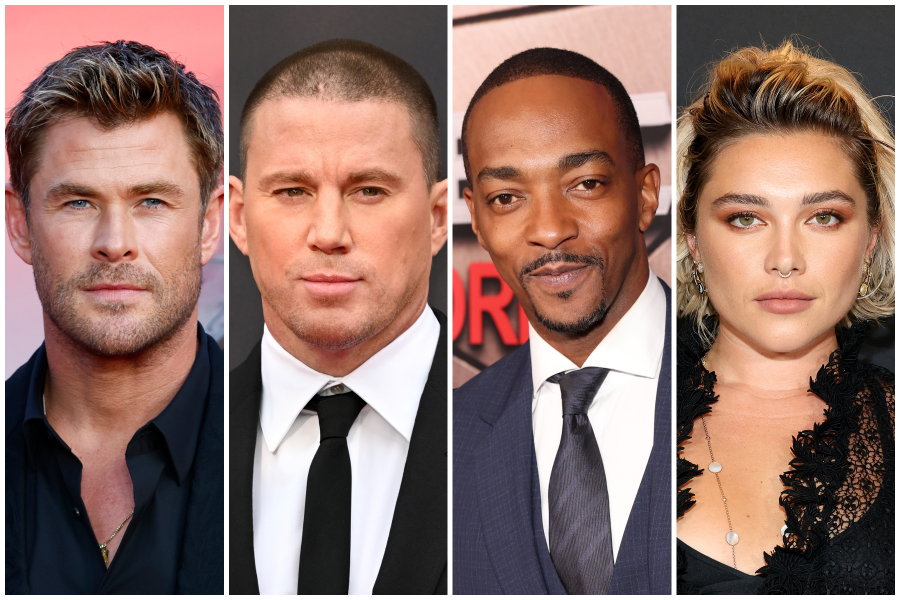
#> input picture preprocessing/imgs/avengerscast.jpg, 1800 x 1200 px, found by its file name (shown at 1/2 size)
$ python facial_extraction.py
#> lines starting #> are read from the running program, lines starting #| are printed output that depends on the picture
import cv2

# Change this to the image you want to extract faces from
TEST_IMAGE = "avengerscast.jpg"

# Load in Haar Cascade Frontal Face algorithm
haar_cascade = cv2.CascadeClassifier("preprocessing/haarcascade_frontalface_default.xml")

# Path for test image
# file_name = f"imgs/{TEST_IMAGE}"
file_name = "preprocessing/imgs/avengerscast.jpg"

# Read the image
img = cv2.imread(file_name)
#> img is the input picture: shape (1200, 1800, 3); mean B, G, R 104, 112.2, 142.1

# Conver the image to grayscale
gray_img = cv2.cvtColor(img, cv2.COLOR_BGR2GRAY)
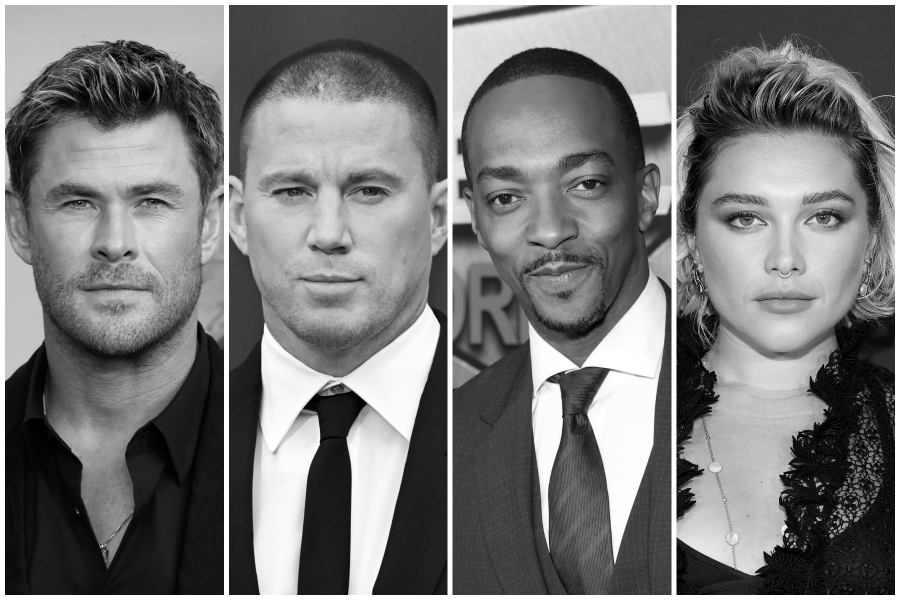
#> gray_img: shape (1200, 1800) (shown at 1/2 size); min 0, max 255, mean 120.2
gray_img = cv2.equalizeHist(gray_img)
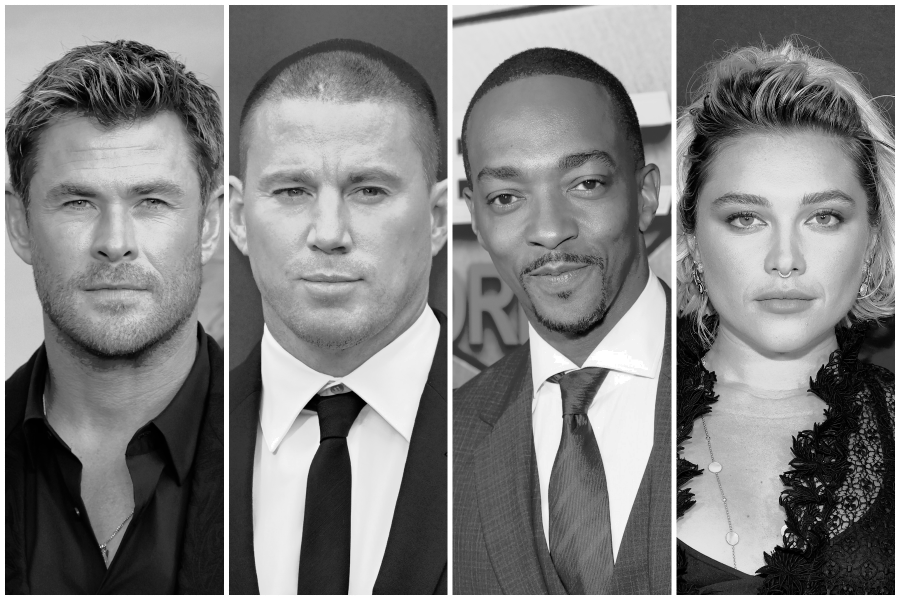
#> gray_img: shape (1200, 1800) (shown at 1/2 size); min 0, max 255, mean 128.1

# Detect the faces
faces = haar_cascade.detectMultiScale(
    gray_img, scaleFactor=1.15, minNeighbors=5, minSize=(30, 30)
)
#> faces = [[1376, 295, 373, 373], [47, 263, 375, 375], [421, 196, 477, 477], [892, 214, 414, 414]]

i = 0
for x, y, w, h in faces:
    # Crop image to select only face
    cropped_img = img[y : y + h, x : x + w]
    cropped_img = cv2.resize(cropped_img, (224,224))

    # Stores each detected face into stored-faces folder
    target_file_name = 'preprocessing/stored-faces/' + str(i) + '.jpg'
    cv2.imwrite(
        target_file_name,
        cropped_img
    )
    i = i + 1
#> this loop made 4 passes
#> (x, y, w, h, target_file_name) on passes 1 to 4: (1376, 295, 373, 373, 'preprocessing/stored-faces/0.jpg'), (47, 263, 375, 375, 'preprocessing/stored-faces/1.jpg'), (421, 196, 477, 477, 'preprocessing/stored-faces/2.jpg'), (892, 214, 414, 414, 'preprocessing/stored-faces/3.jpg')
#> pass 1, `cropped_img = img[y : y + h, x : x + w]`:
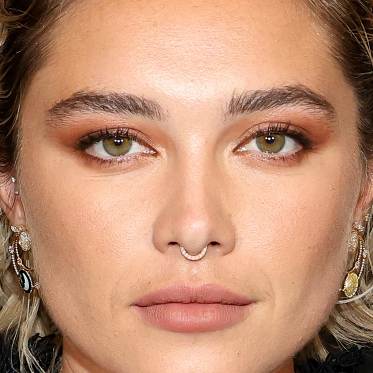
#> cropped_img: shape (373, 373, 3); mean B, G, R 113.1, 140.6, 189
#> pass 2, `cropped_img = img[y : y + h, x : x + w]`:
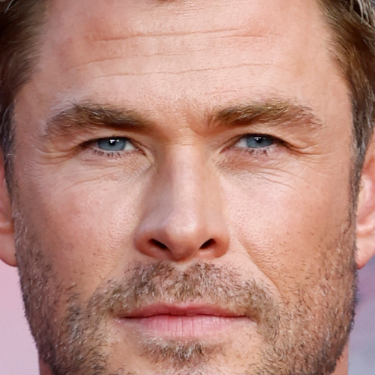
#> cropped_img: shape (375, 375, 3); mean B, G, R 122.3, 134.4, 180.7
#> after the loop, i = 4
